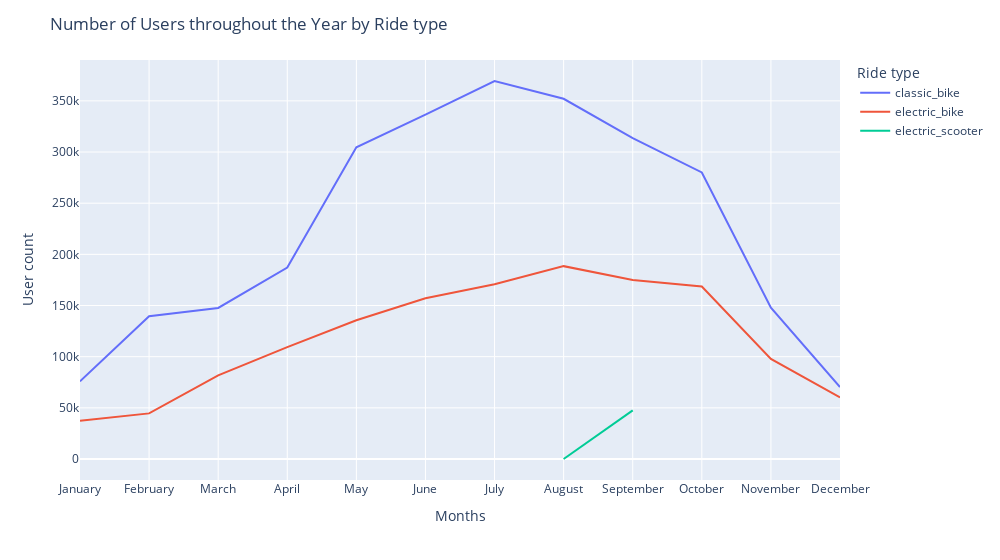

Notebook cell for this chart:
### Code cell
ride_year_line = px.line(
    ride_year_count,
    x='month',
    y='count',
    color='rideable_type',
    width=1000
)

ride_year_line.update_layout(
    xaxis_title='Months', 
    yaxis_title='User count', 
    title='Number of Users throughout the Year by Ride type',
    legend_title_text='Ride type',
)

ride_year_line.show()

### Figure 1 — Plotly figure (JSON) as saved in the notebook; plotly's stock layout.template omitted (floating-point values rounded to 4 significant figures)
{"data": [{"hovertemplate": "rideable_type=classic_bike<br>month=%{x}<br>count=%{y}<extra></extra>", "legendgroup": "classic_bike", "line": {"color": "#636efa", "dash": "solid"}, "marker": {"symbol": "circle"}, "mode": "lines", "name": "classic_bike", "orientation": "v", "showlegend": true, "type": "scatter", "x": ["January", "February", "March", "April", "May", "June", "July", "August", "September", "October", "November", "December"], "xaxis": "x", "y": [75855, 139486, 147594, 187114, 304598, 336571, 369404, 352005, 313614, 280030, 147823, 70382], "yaxis": "y"}, {"hovertemplate": "rideable_type=electric_bike<br>month=%{x}<br>count=%{y}<extra></extra>", "legendgroup": "electric_bike", "line": {"color": "#EF553B", "dash": "solid"}, "marker": {"symbol": "circle"}, "mode": "lines", "name": "electric_bike", "orientation": "v", "showlegend": true, "type": "scatter", "x": ["January", "February", "March", "April", "May", "June", "July", "August", "September", "October", "November", "December"], "xaxis": "x", "y": [37396, 44574, 81767, 109343, 135546, 157056, 170704, 188471, 174891, 168512, 97804, 60178], "yaxis": "y"}, {"hovertemplate": "rideable_type=electric_scooter<br>month=%{x}<br>count=%{y}<extra></extra>", "legendgroup": "electric_scooter", "line": {"color": "#00cc96", "dash": "solid"}, "marker": {"symbol": "circle"}, "mode": "lines", "name": "electric_scooter", "orientation": "v", "showlegend": true, "type": "scatter", "x": ["August", "September"], "xaxis": "x", "y": [16, 47601], "yaxis": "y"}], "layout": {"legend": {"title": {"text": "Ride type"}, "tracegroupgap": 0}, "margin": {"t": 60}, "title": {"text": "Number of Users throughout the Year by Ride type"}, "width": 1000, "xaxis": {"anchor": "y", "domain": [0, 1], "title": {"text": "Months"}}, "yaxis": {"anchor": "x", "domain": [0, 1], "title": {"text": "User count"}}}}
